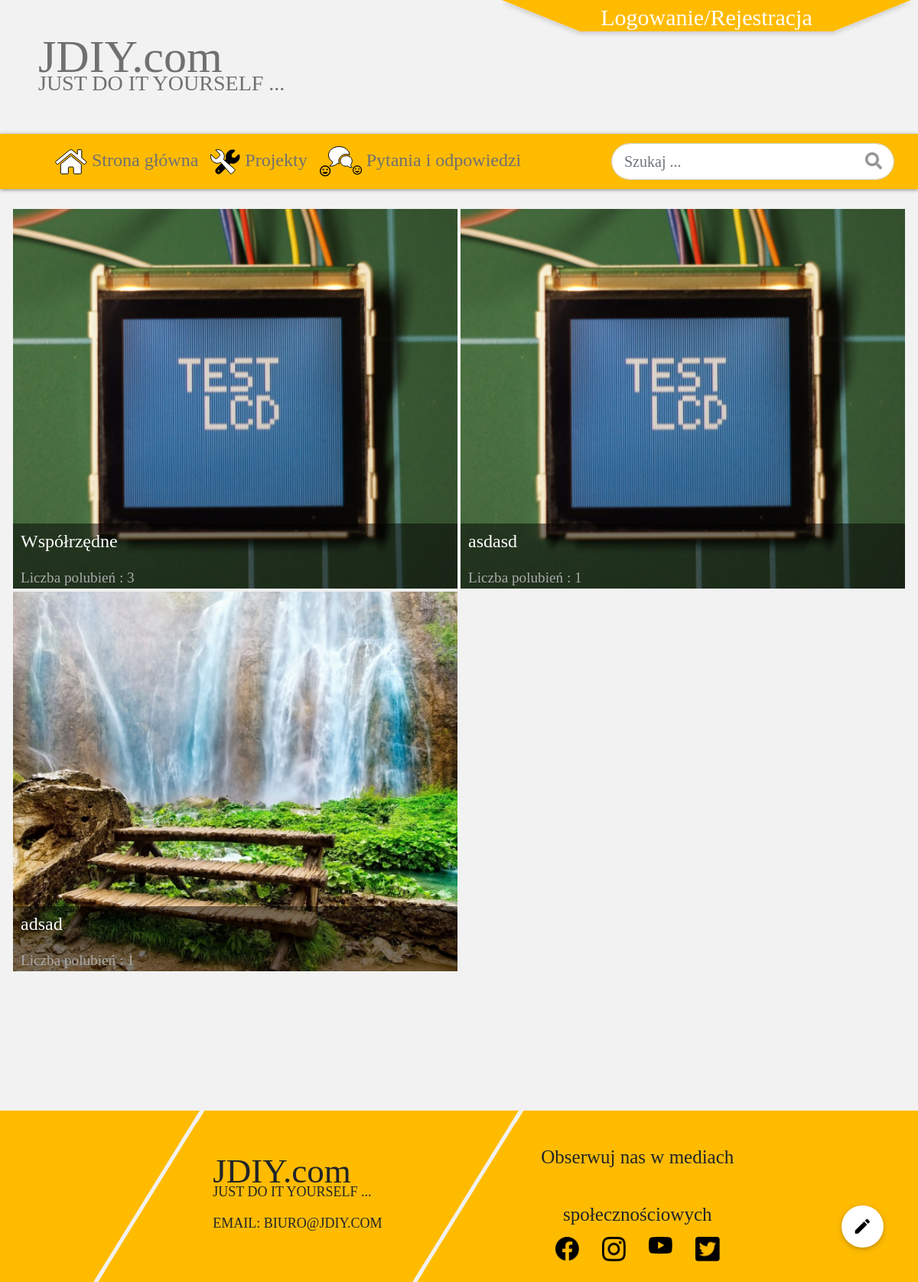
/projects/, run on the app's committed database.
### app/models.py (models this page shows, shortened)
class Project(models.Model):
    title = models.CharField(max_length=100, blank=True, null=True)
    author = models.ForeignKey(User, on_delete=models.CASCADE)
    date_posted = models.DateTimeField(default=timezone.now)
    miniature = models.ImageField(upload_to='static/', default='static/arduino.jpg')
    Opis = RichTextUploadingField(blank=True, null=True)
    likes = models.ManyToManyField(User, related_name='likes', blank=True)

### app/views.py (the view)
# urls.py: path('projects/', ProjectView.as_view(), name='projects'),
class ProjectView(ListView):
    model = Project
    template_name = 'app/project_list.html'
    context_object_name = 'projects'
    paginate_by = 6

### app/templates/app/project_list.html (shortened to what this page needs)
{% extends 'app/base.html'%}
{% load static %}
{% block content-list %}
    <div class="container-fluid my-4">
        <div class="col-12">
            <div class="row">
                {% for project in projects %}
                    <div onclick="location.href='{% url 'project-detail' project.id %}'" class="col-lg-6 col-md-12 oferta_zdjecie cursor-pointer" style="background-image: url('{{project.miniature.url}}');" >
                        <div class="title_bar">
                            <p class="onelane1">{{ project.title }}</p>
                            <a class="napis_srednia">Liczba polubień : {{ project.likes.count }}</a>
                        </div>
                    </div>
                {% endfor %}
            </div>
        </div>
    </div>
{% endblock%}

### app/static/style.css (style rules this page uses)
body { background-color:#F2F2F2; margin: 0px auto; font-family: Bahnschrift Condensed; }
.oferta_zdjecie { background-position: center bottom; height:500px; background-size: cover; border:2px solid #F2F2F2; }
.title_bar { width:100%; position:absolute; bottom:0px; left:0px; background-image: linear-gradient(to bottom, rgba(0,0,0,0.5), rgba(0,0,0,0.5)); padding-left:10px; padding-top:5px; padding-right:10px; font-family: "Bahnschrift Condensed"; }
.onelane1 { font-size:1.5em; color:white !important; display: -webkit-box; -webkit-line-clamp: 1; -webkit-box-orient: vertical; overflow: hidden; text-overflow: ellipsis; }
.napis_srednia { color:#aaa !important; font-size:1.2em; }
.cursor-pointer { cursor: pointer !important; }

### data on the page
Project: miniature (picture), title "Współrzędne", likes.count "3"
Project: miniature (picture), title "asdasd", likes.count "1"
Project: miniature (picture), title "adsad", likes.count "1"
